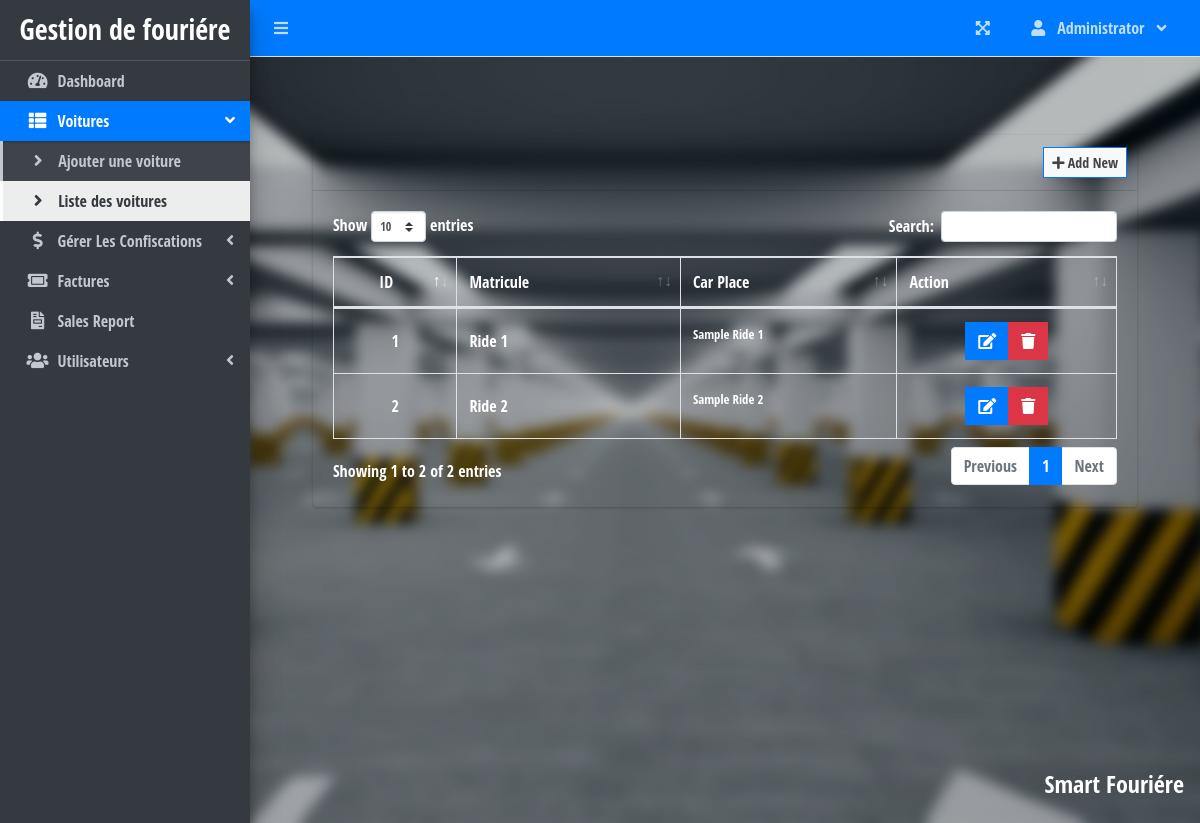
The page /index.php?page=rides_list (signed in) on the database its author committed.
### tables this page shows
CREATE TABLE `rides` (
  `id` int(30) NOT NULL,
  `ride` varchar(150) NOT NULL,
  `description` text NOT NULL,
  `date_created` datetime NOT NULL DEFAULT current_timestamp()
);

### rides_list.php (the view, shortened to what this page needs)
<?php include'db_connect.php' ?>
<div class="col-lg-12">
	<div class="card custom-card">
		<div class="card-header">
			<div class="card-tools">
				<a class="btn btn-block btn-sm btn-default btn-flat border-primary " href="./index.php?page=new_ride"><i class="fa fa-plus"></i> Add New</a>
			</div>
		</div>
		<div class="card-body">
			<table class="table tabe-hover table-bordered" id="list">
				<!-- <colgroup>
					<col width="5%">
					<col width="15%">
					<col width="25%">
					<col width="25%">
					<col width="15%">
				</colgroup> -->
				<thead>
					<tr>
						<th class="text-center">ID</th>
						<th>Matricule </th>
						<th>Car Place</th>
						<th>Action</th>
					</tr>
				</thead>
				<tbody>
					<?php
					$i = 1;
					$qry = $conn->query("SELECT * FROM rides order by ride asc ");
					while($row= $qry->fetch_assoc()):
					?>
					<tr>
						<td class="text-center"><?php echo $i++ ?></td>
						<td class=""><b><?php echo $row['ride'] ?></b></td>
						<td><p><small><?php echo $row['description'] ?></small></p></td>
						<td class="text-center">
		                    <div class="btn-group">
		                        <a href="index.php?page=edit_ride&id=<?php echo $row['id'] ?>" class="btn btn-primary btn-flat ">
		                          <i class="fas fa-edit"></i>
		                        </a>
		                        <button type="button" class="btn btn-danger btn-flat delete_ride" data-id="<?php echo $row['id'] ?>">
		                          <i class="fas fa-trash"></i>
		                        </button>
	                      </div>
						</td>
					</tr>
				<?php endwhile; ?>
				</tbody>
			</table>
		</div>
	</div>
</div>

### assets/styles/common.css (style rules this page uses)
body { background: #999; padding: 40px; font-family: "Open Sans Condensed", sans-serif; background: url('../images/Smp.jpg') no-repeat center center fixed; background-size: cover; }
.custom-card { background-color: transparent !important; color: #fff !important; }

### rides_list.php (style rules this page uses)
table td { vertical-align: middle !important; }

### rows shown on the page
rides: ride "Ride 1", description "Sample Ride 1"
rides: ride "Ride 2", description "Sample Ride 2"

### other values the page prints
$_SESSION['login_firstname'] "Administrator"
